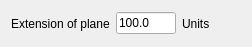
<?xml version="1.0" encoding="UTF-8"?>
<ui version="4.0">
 <class>Dialog</class>
 <widget class="QDialog" name="Dialog">
  <property name="geometry">
   <rect>
    <x>0</x>
    <y>0</y>
    <width>252</width>
    <height>47</height>
   </rect>
  </property>
  <property name="windowTitle">
   <string>Dialog</string>
  </property>
  <layout class="QGridLayout" name="gridLayout">
   <item row="0" column="0">
    <layout class="QHBoxLayout" name="horizontalLayout">
     <item>
      <widget class="QLabel" name="UI_linePointPlane_label">
       <property name="text">
        <string>Extension of plane</string>
       </property>
      </widget>
     </item>
     <item>
      <widget class="QLineEdit" name="UI_Plane_extension">
       <property name="maximumSize">
        <size>
         <width>60</width>
         <height>16777215</height>
        </size>
       </property>
       <property name="toolTip">
        <string>&lt;html&gt;&lt;head/&gt;&lt;body&gt;&lt;p&gt;Width and Length of the plane in current units.&lt;/p&gt;&lt;/body&gt;&lt;/html&gt;</string>
       </property>
       <property name="text">
        <string>100.0</string>
       </property>
      </widget>
     </item>
     <item>
      <widget class="QLabel" name="label">
       <property name="text">
        <string>Units</string>
       </property>
      </widget>
     </item>
    </layout>
   </item>
  </layout>
 </widget>
 <resources/>
 <connections/>
</ui>
